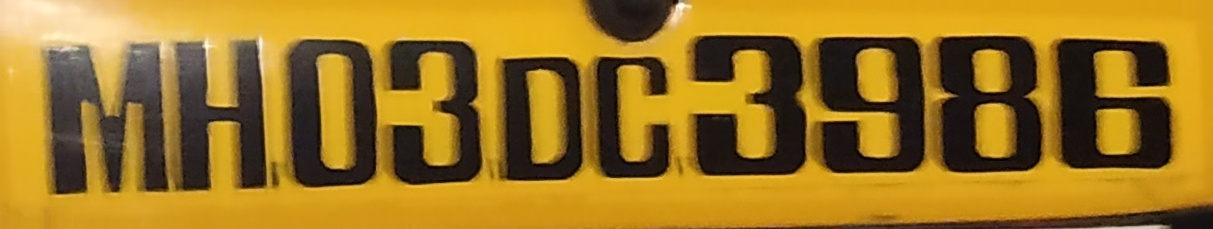
#> input picture 1234.jpg, 1213 x 229 px
$ jupyter execute --allow-errors ai_powered_license_plate_detector.ipynb   (shell and % lines are left out)
#> lines starting #> are read from the running program, lines starting #| are printed output that depends on the picture; after the words box and inside, x2 and y2 are one past the last pixel; in counts of white or black regions, pixels touching at a corner belong together
#> further down, img is the input picture: shape (229, 1213, 3); mean B, G, R 34.6, 118.1, 155.4
[cell 1]
import matplotlib.pyplot as plt

[cell 2]
import numpy as np
import cv2

# Match contours to license plate or character template
def find_contours(dimensions, img) :

    # Find all contours in the image
    cntrs, _ = cv2.findContours(img.copy(), cv2.RETR_TREE, cv2.CHAIN_APPROX_SIMPLE)

    # Retrieve potential dimensions
    lower_width = dimensions[0]
    upper_width = dimensions[1]
    lower_height = dimensions[2]
    upper_height = dimensions[3]

    # Check largest 5 or  15 contours for license plate or character respectively
    cntrs = sorted(cntrs, key=cv2.contourArea, reverse=True)[:15]

    ii = cv2.imread('contour.jpg')

    x_cntr_list = []
    target_contours = []
    img_res = []
    for cntr in cntrs :
        #detects contour in binary image and returns the coordinates of rectangle enclosing it
        intX, intY, intWidth, intHeight = cv2.boundingRect(cntr)

        #checking the dimensions of the contour to filter out the characters by contour's size
        if intWidth > lower_width and intWidth < upper_width and intHeight > lower_height and intHeight < upper_height :
            x_cntr_list.append(intX) #stores the x coordinate of the character's contour, to used later for indexing the contours

            char_copy = np.zeros((44,24))
            #extracting each character using the enclosing rectangle's coordinates.
            char = img[intY:intY+intHeight, intX:intX+intWidth]
            char = cv2.resize(char, (20, 40))

            cv2.rectangle(ii, (intX,intY), (intWidth+intX, intY+intHeight), (50,21,200), 2)
            plt.imshow(ii, cmap='gray')

#             Make result formatted for classification: invert colors
            char = cv2.subtract(255, char)

            # Resize the image to 24x44 with black border
            char_copy[2:42, 2:22] = char
            char_copy[0:2, :] = 0
            char_copy[:, 0:2] = 0
            char_copy[42:44, :] = 0
            char_copy[:, 22:24] = 0

            img_res.append(char_copy) #List that stores the character's binary image (unsorted)

    #Return characters on ascending order with respect to the x-coordinate (most-left character first)

    plt.show()
    #arbitrary function that stores sorted list of character indeces
    indices = sorted(range(len(x_cntr_list)), key=lambda k: x_cntr_list[k])
    img_res_copy = []
    for idx in indices:
        img_res_copy.append(img_res[idx])# stores character images according to their index
    img_res = np.array(img_res_copy)

    return img_res

[cell 3]
# Find characters in the resulting images
def segment_characters(image) :

    # Preprocess cropped license plate image
    img_lp = cv2.resize(image, (333, 75))
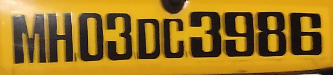
#> img_lp: shape (75, 333, 3); mean B, G, R 34.5, 118, 155.3
    img_gray_lp = cv2.cvtColor(img_lp, cv2.COLOR_BGR2GRAY)
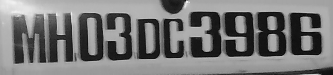
#> img_gray_lp: shape (75, 333); min 4, max 244, mean 119.6
    _, img_binary_lp = cv2.threshold(img_gray_lp, 200, 255, cv2.THRESH_BINARY+cv2.THRESH_OTSU)
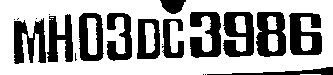
#> img_binary_lp: shape (75, 333); 65.5% white; 20 black regions (8 under 20 px), largest, box (x1, y1, x2, y2) and area: (289, 13, 322, 55) 948, (223, 12, 254, 57) 942, (190, 12, 221, 58) 929
    img_binary_lp = cv2.erode(img_binary_lp, (3,3))
#> img_binary_lp: shape (75, 333); 63.2% white; 16 black regions (4 under 20 px), largest, box (x1, y1, x2, y2) and area: (289, 13, 322, 56) 1014, (223, 12, 254, 58) 1010, (190, 12, 221, 59) 995
    img_binary_lp = cv2.dilate(img_binary_lp, (3,3))
#> img_binary_lp: shape (75, 333); 65.7% white; 14 black regions (2 under 20 px), largest, box (x1, y1, x2, y2) and area: (289, 14, 322, 56) 949, (223, 13, 254, 58) 944, (256, 13, 286, 58) 933

    LP_WIDTH = img_binary_lp.shape[0]
#> LP_WIDTH = 75
    LP_HEIGHT = img_binary_lp.shape[1]
#> LP_HEIGHT = 333

    # Make borders white
    img_binary_lp[0:3,:] = 255
    img_binary_lp[:,0:3] = 255
    img_binary_lp[72:75,:] = 255
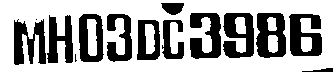
#> img_binary_lp: shape (75, 333); 66.9% white; 14 black regions (2 under 20 px), largest, box (x1, y1, x2, y2) and area: (289, 14, 322, 56) 949, (223, 13, 254, 58) 944, (256, 13, 286, 58) 933
    img_binary_lp[:,330:333] = 255
#> img_binary_lp: shape (75, 333); 66.9% white; 14 black regions (2 under 20 px)

    # Estimations of character contours sizes of cropped license plates
    dimensions = [LP_WIDTH/6,
                       LP_WIDTH/2,
                       LP_HEIGHT/10,
                       2*LP_HEIGHT/3]
#> dimensions = [12.5, 37.5, 33.3, 222]
    plt.imshow(img_binary_lp, cmap='gray')
    plt.show()
    cv2.imwrite('contour.jpg',img_binary_lp)

    # Get contours within cropped license plate
    char_list = find_contours(dimensions, img_binary_lp)
#> in find_contours, `cntrs, _ = cv2.findContours(img.copy(), cv2.RETR_TREE, cv2.CHAIN_APPRO..`: cntrs = 22 contours, 3 with area under 20; largest, box (x1, y1, x2, y2) and area: (0, 0, 333, 75) 24568, (255, 12, 287, 59) 1278, (222, 12, 255, 59) 1202, (288, 13, 323, 57) 1200, (78, 13, 105, 63) 1152
#> in find_contours, `cntrs = sorted(cntrs, key=cv2.contourArea, reverse=True)[:15]`: cntrs = 15 contours; largest, box (x1, y1, x2, y2) and area: (0, 0, 333, 75) 24568, (255, 12, 287, 59) 1278, (222, 12, 255, 59) 1202, (288, 13, 323, 57) 1200, (78, 13, 105, 63) 1152
#> the loop in find_contours, `for cntr in cntrs :` made 15 passes
#> (intX, intY, intWidth, intHeight) on passes 2 to 13: (255, 12, 32, 47), (222, 12, 33, 47), (288, 13, 35, 44), (78, 13, 27, 50), (189, 12, 33, 48), (13, 18, 34, 48), (136, 19, 25, 42), (46, 14, 28, 50), (106, 13, 27, 50), (161, 19, 24, 41), (87, 19, 10, 37), (160, 2, 25, 14)
#> (cntr, intX, intY, intWidth, intHeight) on pass 1: ([[0, 0], [0, 74], [332, 74], [332, 0]], 0, 0, 333, 75)
#> pass 2, in find_contours, `char = cv2.subtract(255, char)`:
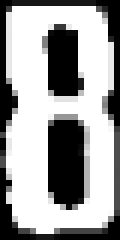
#> char: shape (40, 20) (shown 6 times larger); min 0, max 255, mean 158.1
#> pass 3, in find_contours, `char = img[intY:intY+intHeight, intX:intX+intWidth]`:
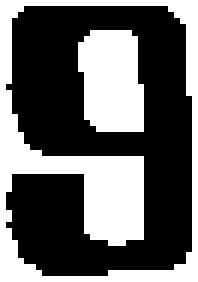
#> char: shape (47, 33) (shown 6 times larger); 39.1% white; 2 white regions, box (x1, y1, x2, y2) and area: (0, 0, 33, 47) 446, (13, 5, 24, 22) 161
#> after the loop in find_contours, `for cntr in cntrs :`:
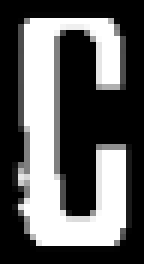
#> char_copy: shape (44, 24) float64 (shown 6 times larger); min 0, max 255, mean 94.2
#> after the loop in find_contours, `for cntr in cntrs :`:
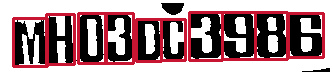
#> ii: shape (75, 333, 3); mean B, G, R 142.7, 138.3, 165.7
#> after the loop in find_contours, `for cntr in cntrs :`: img_res = 10 items; x_cntr_list = [255, 222, 288, 78, 189, 13, 136, 46, 106, 161]
#> in find_contours, `plt.show()`:
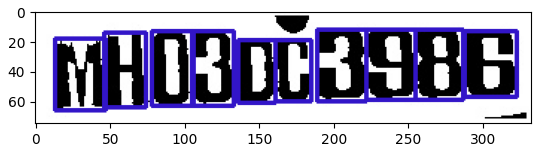
#> figure drawn by matplotlib, 1 panel; B, G, R data is drawn as R, G, B
#> in find_contours, `indices = sorted(range(len(x_cntr_list)), key=lambda k: x_cntr_list[k])`: indices = [5, 7, 3, 8, 6, 9, 4, 1, 0, 2]
#> the loop in find_contours, `for idx in indices:` made 10 passes
#> idx on passes 1, 2, 4, 5, 6, 7, 8, 9, 10: 5, 7, 8, 6, 9, 4, 1, 0, 2
#> after the loop in find_contours, `for idx in indices:`: img_res_copy = 10 items

    return char_list

[cell 4]
img = cv2.imread('1234.jpg')
char = segment_characters(img)

[cell 5]
import pytesseract
#> (the rest of this cell did not finish here and is left out)

### Model for characters

[cell 6]
import tensorflow as tf
tf.enable_eager_execution()
#> (this line was passed over: tensorflow is not available in this run)

[cell 7]
from tensorflow.keras.preprocessing.image import ImageDataGenerator
#> (the rest of this cell did not finish here and is left out)

[cell 8]
from tensorflow.keras.models import Sequential
from tensorflow.keras.layers import Dense, Flatten, MaxPooling2D, Dropout, Conv2D, BatchNormalization
from tensorflow.keras import optimizers

#> (a cell that did not finish here is left out)

[cell 10]
class stop_training_callback(tf.keras.callbacks.Callback):
  def on_epoch_end(self, epoch, logs={}):
    if(logs.get('val_acc') > 0.992):
      self.model.stop_training = True

[cell 11]
import datetime
log_dir="logs/fit/" + datetime.datetime.now().strftime("%Y%m%d-%H%M%S")
#> (the rest of this cell did not finish here and is left out)

[cell 12]
batch_size = 1
#> (the rest of this cell did not finish here and is left out)

#> (a cell that did not finish here is left out)

[cell 14]
# !kill 8400

[cell 15]
def fix_dimension(img):
  new_img = np.zeros((28,28,3))
  for i in range(3):
    new_img[:,:,i] = img
  return new_img

def show_results():
    dic = {}
    characters = '0123456789ABCDEFGHIJKLMNOPQRSTUVWXYZ'
    for i,c in enumerate(characters):
        dic[i] = c

    output = []
    for i,ch in enumerate(char): #iterating over the characters
        img_ = cv2.resize(ch, (28,28))
        img = fix_dimension(img_)
        img = img.reshape(1,28,28,3) #preparing image for the model
        y_ = model.predict_classes(img)[0] #predicting the class
        character = dic[y_] #
        output.append(character) #storing the result in a list
#> this loop made 1 pass
#> pass 1, in show_results, `img_ = cv2.resize(ch, (28,28))`:
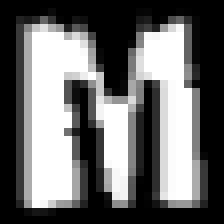
#> img_: shape (28, 28) float64 (shown 8 times larger); min 0, max 255, mean 106.4
#> after the loop, output = []

    plate_number = ''.join(output)

    return plate_number

#> (the rest of this cell did not finish here and is left out)
